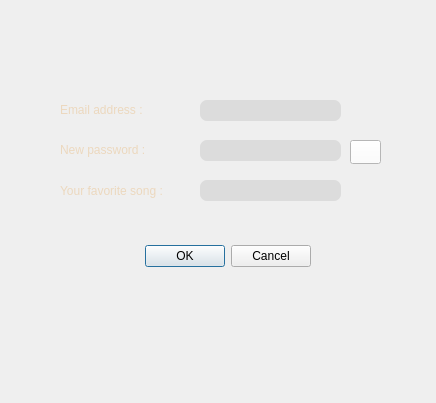
<?xml version="1.0" encoding="UTF-8"?>
<ui version="4.0">
 <class>forgotPasswordDialog</class>
 <widget class="QDialog" name="forgotPasswordDialog">
  <property name="geometry">
   <rect>
    <x>0</x>
    <y>0</y>
    <width>436</width>
    <height>403</height>
   </rect>
  </property>
  <property name="windowTitle">
   <string>Forgot Password</string>
  </property>
  <widget class="QDialogButtonBox" name="ok_cancel_buttonBox">
   <property name="enabled">
    <bool>true</bool>
   </property>
   <property name="geometry">
    <rect>
     <x>110</x>
     <y>240</y>
     <width>201</width>
     <height>32</height>
    </rect>
   </property>
   <property name="orientation">
    <enum>Qt::Horizontal</enum>
   </property>
   <property name="standardButtons">
    <set>QDialogButtonBox::Cancel|QDialogButtonBox::Ok</set>
   </property>
  </widget>
  <widget class="QLineEdit" name="emailLineEdit">
   <property name="geometry">
    <rect>
     <x>200</x>
     <y>100</y>
     <width>141</width>
     <height>21</height>
    </rect>
   </property>
   <property name="styleSheet">
    <string notr="true">border-radius:7px;
background-color: #DCDCDC;</string>
   </property>
  </widget>
  <widget class="QLineEdit" name="securityQuestionLineEdit">
   <property name="geometry">
    <rect>
     <x>200</x>
     <y>180</y>
     <width>141</width>
     <height>21</height>
    </rect>
   </property>
   <property name="styleSheet">
    <string notr="true">border-radius:7px;
background-color: #DCDCDC;</string>
   </property>
  </widget>
  <widget class="QLineEdit" name="newPasswordLineEdit">
   <property name="geometry">
    <rect>
     <x>200</x>
     <y>140</y>
     <width>141</width>
     <height>21</height>
    </rect>
   </property>
   <property name="styleSheet">
    <string notr="true">border-radius:7px;
background-color: #DCDCDC;</string>
   </property>
   <property name="echoMode">
    <enum>QLineEdit::Password</enum>
   </property>
  </widget>
  <widget class="QLabel" name="emailLabel">
   <property name="geometry">
    <rect>
     <x>60</x>
     <y>100</y>
     <width>101</width>
     <height>20</height>
    </rect>
   </property>
   <property name="styleSheet">
    <string notr="true">color: #ECD8BE;</string>
   </property>
   <property name="text">
    <string>Email address : </string>
   </property>
  </widget>
  <widget class="QLabel" name="securityQuestionLabel">
   <property name="geometry">
    <rect>
     <x>60</x>
     <y>180</y>
     <width>141</width>
     <height>21</height>
    </rect>
   </property>
   <property name="styleSheet">
    <string notr="true">color: #ECD8BE;</string>
   </property>
   <property name="text">
    <string>Your favorite song :</string>
   </property>
  </widget>
  <widget class="QLabel" name="newPasswordLabel">
   <property name="geometry">
    <rect>
     <x>60</x>
     <y>140</y>
     <width>101</width>
     <height>20</height>
    </rect>
   </property>
   <property name="styleSheet">
    <string notr="true">color: #ECD8BE;</string>
   </property>
   <property name="text">
    <string>New password :  </string>
   </property>
  </widget>
  <widget class="QPushButton" name="eyeButton">
   <property name="geometry">
    <rect>
     <x>350</x>
     <y>140</y>
     <width>31</width>
     <height>24</height>
    </rect>
   </property>
   <property name="styleSheet">
    <string notr="true">image: url(:/eye/unhided.png);
background-color: rgb(255, 255, 255);
border-color: rgb(255, 255, 255);</string>
   </property>
   <property name="text">
    <string/>
   </property>
   <property name="checkable">
    <bool>true</bool>
   </property>
  </widget>
  <widget class="QLabel" name="label">
   <property name="geometry">
    <rect>
     <x>-20</x>
     <y>0</y>
     <width>471</width>
     <height>401</height>
    </rect>
   </property>
   <property name="styleSheet">
    <string notr="true">image: url(:/backs/backsi.png);</string>
   </property>
   <property name="text">
    <string/>
   </property>
  </widget>
  <zorder>label</zorder>
  <zorder>ok_cancel_buttonBox</zorder>
  <zorder>emailLineEdit</zorder>
  <zorder>securityQuestionLineEdit</zorder>
  <zorder>newPasswordLineEdit</zorder>
  <zorder>emailLabel</zorder>
  <zorder>securityQuestionLabel</zorder>
  <zorder>newPasswordLabel</zorder>
  <zorder>eyeButton</zorder>
 </widget>
 <tabstops>
  <tabstop>emailLineEdit</tabstop>
  <tabstop>securityQuestionLineEdit</tabstop>
  <tabstop>newPasswordLineEdit</tabstop>
 </tabstops>
 <resources/>
 <connections>
  <connection>
   <sender>ok_cancel_buttonBox</sender>
   <signal>accepted()</signal>
   <receiver>forgotPasswordDialog</receiver>
   <slot>accept()</slot>
   <hints>
    <hint type="sourcelabel">
     <x>248</x>
     <y>254</y>
    </hint>
    <hint type="destinationlabel">
     <x>157</x>
     <y>274</y>
    </hint>
   </hints>
  </connection>
  <connection>
   <sender>ok_cancel_buttonBox</sender>
   <signal>rejected()</signal>
   <receiver>forgotPasswordDialog</receiver>
   <slot>reject()</slot>
   <hints>
    <hint type="sourcelabel">
     <x>316</x>
     <y>260</y>
    </hint>
    <hint type="destinationlabel">
     <x>286</x>
     <y>274</y>
    </hint>
   </hints>
  </connection>
 </connections>
</ui>
